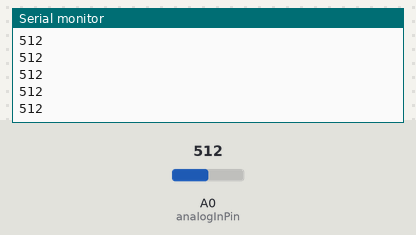
The sketch below on a simulated Arduino Uno, built with avr-gcc and run on an emulated ATmega328P. Shown: the last lines printed to the serial monitor. The inputs (shaded band) are chosen by the test bench; at power-on: A0 (analogInPin) = 512. No radio packets arrive unless stated.

Above: at 1.2 s.
1.3 s: A0 (analogInPin) set to 716
At 1.8 s:
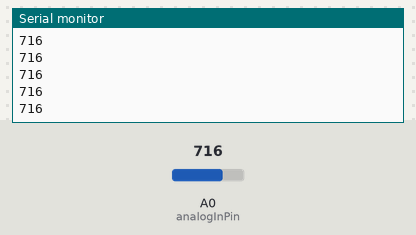
2.8 s: A0 (analogInPin) set to 900
At 3.3 s:
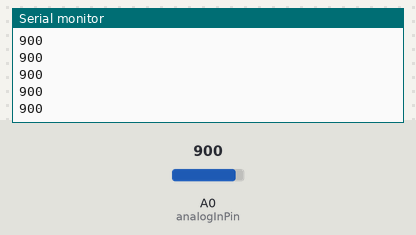
Timing chart, 0 to 4.4 s (numbered marks = the images above; inputs shaded):
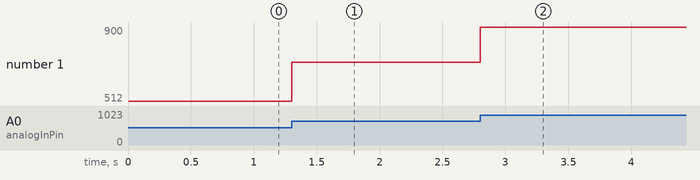

The sketch:

TX_1.ino
```cpp
/* nRF24L01 Transmit values
 - WHAT IT DOES: Reads Analog values on A0 and transmits them over a nRF24L01 Radio Link to another transceiver.
   1 - GND
   2 - VCC 3.3V !!! NOT 5V
   3 - CE to Arduino pin 9
   4 - CSN to Arduino pin 10
   5 - SCK to Arduino pin 13
   6 - MOSI to Arduino pin 11
   7 - MISO to Arduino pin 12
   8 - UNUSED
   */

#include <SPI.h>
#include <nRF24L01.h>
#include <RF24.h>

#define CE_PIN   9
#define CSN_PIN 10
#define analogInPin A0
const int analogOutPin = A1;
int outputValue = 0;

RF24 radio(CE_PIN, CSN_PIN); // Create a Radio
const uint64_t pipes[2] = { 0xF0F0F0F0E1LL, 0xF0F0F0F0D2LL };
/*-----( Declare Variables )-----*/
int sensorValue;

void setup()   /****** SETUP: RUNS ONCE ******/
{
  Serial.begin(57600);
  radio.begin();
  radio.printDetails();
  radio.openWritingPipe(pipes[0]);
}//--(end setup )---

void loop(void)   /****** LOOP: RUNS CONSTANTLY ******/
{
  sensorValue = analogRead(analogInPin);

//  Serial.print("Analog Read from AWG = " );
  Serial.print(sensorValue);
  Serial.print("\n");

  int t=0;
  t = radio.write( &sensorValue, sizeof(sensorValue) );
 // Serial.print("Sent response.\n\r");

 /* if(t)
  Serial.print("Response delievered successfully.\n\r");
  else
  Serial.print("Response delievered failed. \n\r");*/

 // delay(200);
}//--(end main loop )---
```

Measured:
- after the input at 1.3 s, the serial monitor: prints a new line at once (image 1)
- after the input at 2.8 s, the serial monitor: prints a new line at once (image 2)
- plotted number 1: 512 → 716 after the input at 1.3 s, 716 → 900 after the input at 2.8 s
